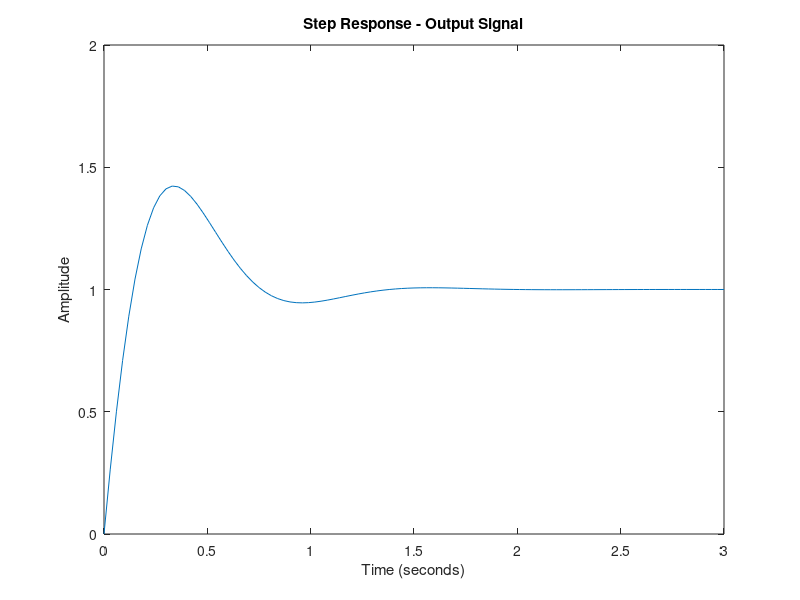

This figure's MATLAB source: (Note: this script raises an error after producing the figure.)
% Portefølje 1
clear;
% Parameters
m=1;
l=0.5;
g=9.82;
lp = pi/3;
I = 1/3*m*((2*l)^2);
b = 0.1;

%% State space model / Linearized at pi/3

A = [0 1; (g*m*l*cos(lp))/I -b/I];
B = [0; 1/I];
C = [1 0];
D = 0;

openloop_ss = ss(A,B,C,D);
[gs_a, gs_b] = ss2tf(A,B,C,D);
Gs = tf(gs_a, gs_b)

%%Specification

tr = 1.0;
ts = 1.2;
mp=0.005;

wn = 1.8/tr

zeta = sqrt(((log(mp))/(-pi))^2/(1+((log(mp))/(-pi))^2))

sigma = 4.6/ts


% Regulering
s = tf('s');

% Ks og nulpunkter
Td = 1/6.86;
Ti = 1/1.66;
kp = 20.86;
Ks = kp*(Td*s^2+s+1/Ti)/s;

%karakteristisk ligning
Ls1 = Ks*Gs % openloop

%phandle = figure('Name','float_me');

Ts = (Ks*Gs)/(1+Ks*Gs); % closedloop

phandle = figure('Name','float_me');

[x,y] = step(Ts);
plot(y,x);
xlabel('Time (seconds)')
ylabel('Amplitude')
title('Step Response - Output Signal')
set(phandle,'Position',[10 10 300 300])

Plot2LaTeX(phandle,'images/kp_20_step')




stepinfo(Ts);

% n;ste fors'g med nye nulpunkter
% Ks og nulpunkter
Td = 1/6.86;
Ti = 1/1.66;
kp = 60.86;
Ks = kp*(Td*s^2+s+1/Ti)/s;

%karakteristisk ligning
Ls = Ks*Gs; % openloop

Ts = (Ks*Gs)/(1+Ks*Gs); % closedloop

phandle = figure('Name','float_me');

[x,y] = step(Ts);
plot(y,x);
xlabel('Time (seconds)')
ylabel('Amplitude')
title('Step Response - Output Signal')
set(phandle,'Position',[10 10 300 300])

Plot2LaTeX(phandle,'images/kp_40_step')

stepinfo(Ts);

Td = 1/6.86;
Ti = 1/1.66;
kp = 60.86;

Kd = Td*kp
Ki = (1/Ti)*kp

ks = kp*(Td*s^2+s+1/Ti)/s;
ks_simu= kp + Ki*(1/s)+Kd*s

cltf = ks_simu*Gs/(1+ks*Gs);
Ts=cltf;
phandle = figure('Name','float_me');

[x,y] = step(Ts);
plot(y,x);
xlabel('Time (seconds)')
ylabel('Amplitude')
title('Step Response - Output Signal')
set(phandle,'Position',[10 10 300 300])

Plot2LaTeX(phandle,'images/kp_60_step')


clft_1= ks*Gs/(1+ks*Gs);
figure(1)
%step(cltf)
stepinfo(cltf);

figure(2)
%step(clft_1)
stepinfo(clft_1);


figure(2)
step(clft_1)
stepinfo(clft_1);


close all
